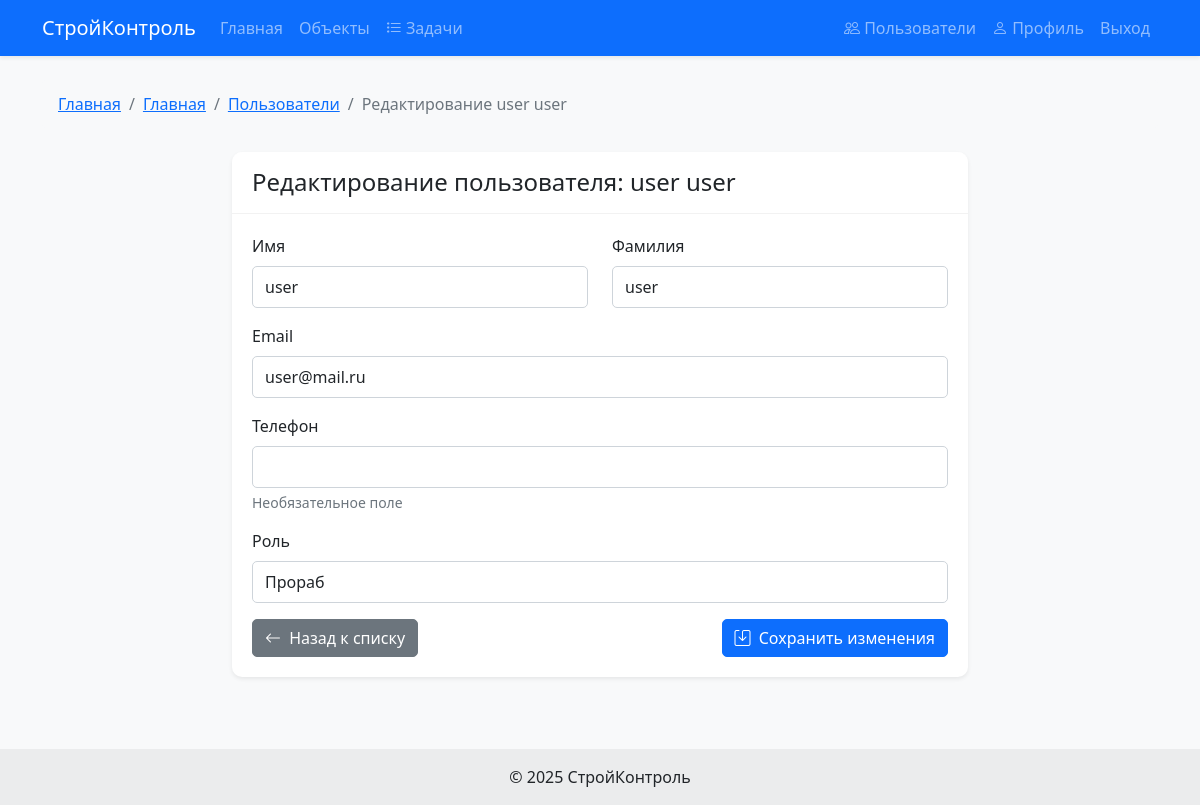
The app's page /profile/update/2/ (signed in) with its own data.
### construction/models.py (models this page shows, shortened)
class User(AbstractUser):
    ROLE_CHOICES = [
        ('worker', 'Рабочий'),
        ('foreman', 'Прораб'),
        ('client', 'Заказчик'),
        ('admin', 'Администратор'),
    ]
    role = models.CharField('Роль', max_length=10, choices=ROLE_CHOICES, default='worker')
    phone = models.CharField('Телефон', max_length=20, blank=True, null=True)
    @property
    def is_admin(self):
        return self.role == 'admin' or self.is_superuser or self.is_staff

### construction/views.py (the view)
# urls.py: path('profile/update/<int:user_id>/', views.admin_profile_update_view, name='admin_profile_update'),
@login_required
def admin_profile_update_view(request, user_id):
    if not request.user.is_admin:
        messages.error(request, 'У вас нет прав для выполнения этого действия')
        return redirect('home')
    user_to_edit = get_object_or_404(User, id=user_id)
    if user_to_edit.role == 'admin' and user_to_edit != request.user:
        messages.error(request, 'Нельзя редактировать профиль другого администратора')
        return redirect('user_list')
    if request.method == 'POST':
        form = UserEditForm(instance=user_to_edit, data=request.POST, files=request.FILES)
        if form.is_valid():
            user = form.save(commit=False)
            if user != request.user:
                user.role = form.cleaned_data['role']
            user.save()
            form.save_m2m()  # Сохраняем связи many-to-many, если они есть
            messages.success(request, 'Профиль пользователя успешно обновлен')
            return redirect('user_list')
    else:
        form = UserEditForm(instance=user_to_edit)
        form.fields['role'].initial = user_to_edit.role
    return render(request, 'construction/admin_profile_update.html', {
        'form': form,
        'user_to_edit': user_to_edit
    })

### construction/forms.py
class UserEditForm(forms.ModelForm):
    ROLE_CHOICES = [
        ('worker', 'Рабочий'),
        ('foreman', 'Прораб'),
        ('client', 'Заказчик'),
    ]
    role = forms.ChoiceField(
        label='Роль',
        choices=ROLE_CHOICES,
        widget=forms.Select(attrs={'class': 'form-select'}),
        required=True
    )
    class Meta:
        model = User
        fields = ('first_name', 'last_name', 'email', 'phone', 'role')
        labels = {
            'first_name': 'Имя',
            'last_name': 'Фамилия',
            'email': 'Email',
            'phone': 'Телефон'
        }
    def __init__(self, *args, **kwargs):
        super().__init__(*args, **kwargs)
        for field in self.fields.values():
            field.widget.attrs['class'] = 'form-control'

### construction/templates/construction/admin_profile_update.html (shortened to what this page needs)
{% extends 'construction/base.html' %}
{% block breadcrumbs %}
    <li class="breadcrumb-item"><a href="{% url 'home' %}">Главная</a></li>
    <li class="breadcrumb-item"><a href="{% url 'user_list' %}">Пользователи</a></li>
    <li class="breadcrumb-item active" aria-current="page">Редактирование {{ user_to_edit.get_full_name }}</li>
{% endblock %}
{% block content %}
<div class="row justify-content-center">
    <div class="col-md-8">
        <div class="card">
            <div class="card-header">
                <h4 class="mb-0">Редактирование пользователя: {{ user_to_edit.get_full_name }}</h4>
            </div>
            <div class="card-body">
                <form method="post" enctype="multipart/form-data">
                    <div class="row mb-3">
                        <div class="col-md-6">
                            <label for="id_first_name" class="form-label">Имя</label>
                            {{ form.first_name }}
                        </div>
                        <div class="col-md-6">
                            <label for="id_last_name" class="form-label">Фамилия</label>
                            {{ form.last_name }}
                        </div>
                    </div>
                    <div class="mb-3">
                        <label for="id_email" class="form-label">Email</label>
                        {{ form.email }}
                    </div>
                    <div class="mb-3">
                        <label for="id_phone" class="form-label">Телефон</label>
                        {{ form.phone }}
                        <div class="form-text">Необязательное поле</div>
                    </div>
                    <div class="mb-3">
                        <label for="id_role" class="form-label">Роль</label>
                        {{ form.role }}
                    </div>
                    <div class="d-flex justify-content-between">
                        <a href="{% url 'user_list' %}" class="btn btn-secondary">
                            <i class="bi bi-arrow-left"></i> Назад к списку
                        </a>
                        <button type="submit" class="btn btn-primary">
                            <i class="bi bi-save"></i> Сохранить изменения
                        </button>
                    </div>
                </form>
            </div>
        </div>
    </div>
</div>
{% endblock %}

### construction/static/css/style.css (style rules this page uses)
.card { overflow: hidden; }
.card-header { font-weight: 600; }
.btn i { margin-right: 0.25rem; }
body { font-family: 'Segoe UI', Tahoma, Geneva, Verdana, sans-serif; background-color: #f8f9fa; }
.card { border: none; border-radius: 10px; box-shadow: 0 0.125rem 0.25rem rgba(0, 0, 0, 0.075); margin-bottom: 1.5rem; }
.card-header { background-color: #fff; border-bottom: 1px solid rgba(0, 0, 0, 0.05); padding: 1rem 1.25rem; }
.card-body { padding: 1.25rem; }
.btn { border-radius: 5px; padding: 0.375rem 0.75rem; font-weight: 500; }
.form-control, .form-select { border-radius: 5px; padding: 0.5rem 0.75rem; border: 1px solid #ced4da; }

### records on screen
User: get_full_name "user user", first_name "user", last_name "user", email "user@mail.ru", role "Прораб"
